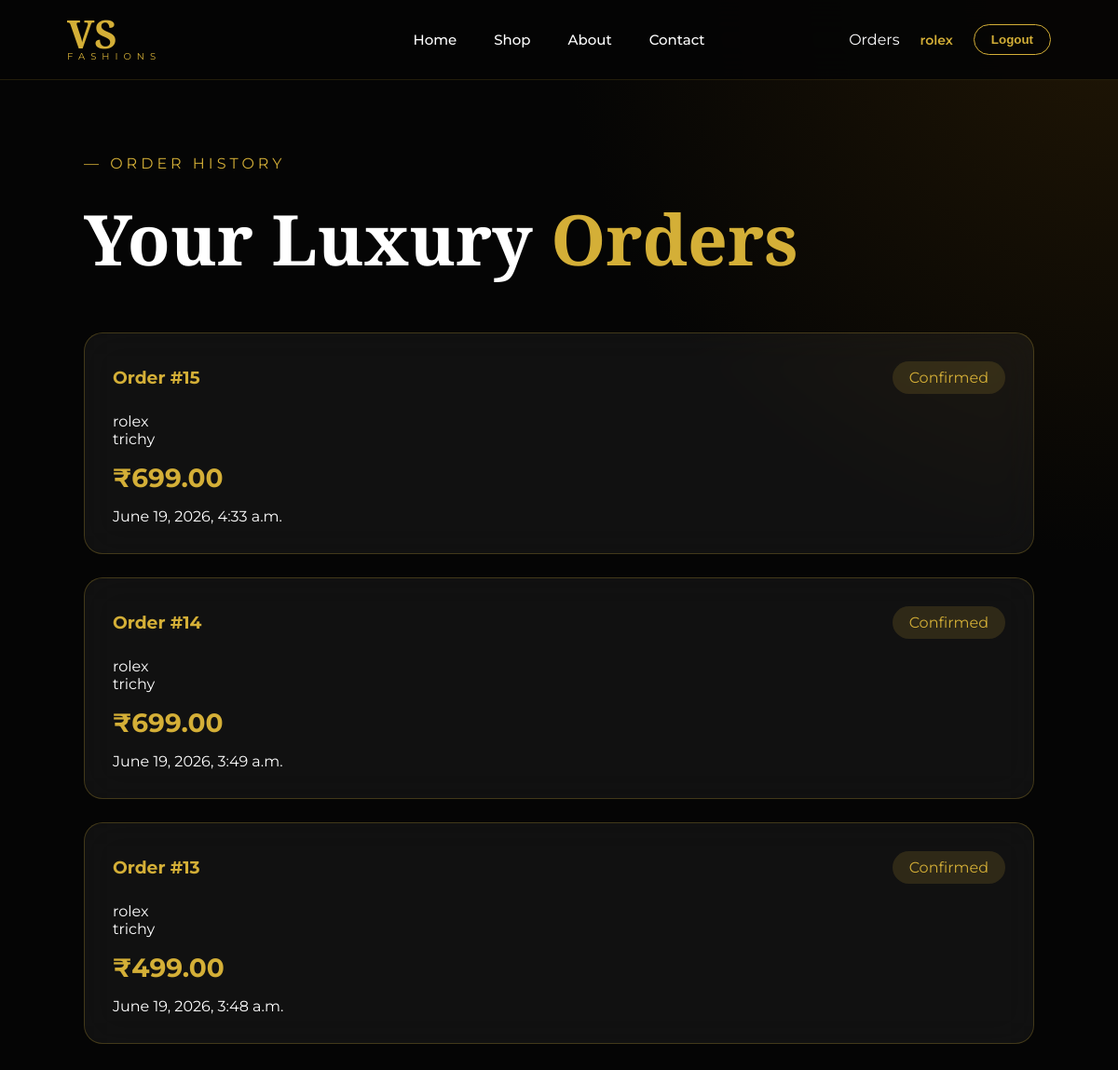
Page /orders/ (signed in) on the committed database.
### Vs/models.py (models this page shows, shortened)
class Order(models.Model):
    user = models.ForeignKey(
        User,
        on_delete=models.CASCADE
    )
    product_name = models.CharField(
        max_length=200,
        default=""
    )
    full_name = models.CharField(
        max_length=100,
        default=""
    )
    phone = models.CharField(
        max_length=15,
        default=""
    )
    email = models.EmailField(
        blank=True,
        default=""
    )
    address = models.TextField(
        default=""
    )
    total_amount = models.DecimalField(
        max_digits=10,
        decimal_places=2,
        default=0
    )
    created_at = models.DateTimeField(
        auto_now_add=True
    )

### Vs/views.py (the view)
# urls.py: path("orders/", views.orders, name="orders"),
@login_required
def orders(request):
    orders = Order.objects.filter(
        user=request.user
    ).order_by("-created_at")
    return render(
        request,
        "orders.html",
        {"orders": orders}
    )

### Vs/templates/orders.html (shortened to what this page needs)
{% extends 'base.html' %}
{% load static %}
{% block extra_css %}
<link rel="stylesheet" href="{% static 'css/orders.css' %}">
{% endblock %}{% block content %}
<section class="orders-section"><p class="tag">
    — ORDER HISTORY
</p>
<h1>
    Your Luxury
    <span>Orders</span>
</h1>
{% for order in orders %}
<div class="order-card">
    <div class="top">
        <h3>
            Order #{{ order.id }}
        </h3>
        <span class="status">
            Confirmed
        </span>
    </div>
    <p>
        {{ order.full_name }}
    </p>
    <p>
        {{ order.address }}
    </p>
    <p class="price">
        ₹{{ order.total_amount }}
    </p>
    <p>
        {{ order.created_at }}
    </p>
</div>
{% endfor %}
</section>{% endblock %}

### Vs/templates/base.html (shortened to what this page needs)
{% load static %}
<!DOCTYPE html>
<html lang="en">
<head>
    <link rel="stylesheet" href="{% static 'css/base.css' %}">
    {% block extra_css %}{% endblock %}
</head>
<body>
<header>
    <div class="logo">
        <a href="/home/">
            <h1>VS</h1>
            <span>FASHIONS</span>
        </a>
    </div>
    <nav>
        <a href="/">Home</a>
        <div class="dropdown">
            <a href="/shop/">Shop</a>
        </div>
        <a href="/about/">About</a>
        <a href="/contact/">Contact</a>
    </nav>
    <div class="right-menu">
        <a href="/orders/">Orders</a>
        {% if user.is_authenticated %}
            <span class="username">{{ user.username }}</span>
            <a href="{% url 'logout' %}">
                <button class="premium-btn">Logout</button>
            </a>
        {% else %}
            <a href="{% url 'login' %}">
                <button class="premium-btn">Login</button>
            </a>
        {% endif %}
    </div>
</header>
<main>
    {% block content %}{% endblock %}
</main>
</body>
</html>

### Vs/static/css/base.css (style rules this page uses)
* { margin:0; padding:0; box-sizing:border-box; }
body { background: radial-gradient(circle at top right,#201605,transparent 35%), #050505; color:white; font-family:'Montserrat',sans-serif; min-height:100vh; }
header { position:sticky; top:0; z-index:1000; display:flex; align-items:center; justify-content:space-between; padding:18px 6%; background:rgba(5,5,5,.92); backdrop-filter:blur(20px); border-bottom:1px solid rgba(212,175,55,.15); position:relative; }
.logo h1 { font-family:'Cormorant Garamond',serif; font-size:42px; color:#d4af37; line-height:36px; }
.logo span { color:#d4af37; font-size:10px; letter-spacing:6px; display:block; }
.logo a { text-decoration:none; }
nav { position:absolute; left:50%; transform:translateX(-50%); display:flex; align-items:center; gap:40px; }
nav a { color:white; text-decoration:none; font-size:15px; font-weight:500; transition:.3s; position:relative; }
nav a::after { content:''; position:absolute; left:0; bottom:-5px; width:0%; height:2px; background:#d4af37; transition:.3s; }
.dropdown { position:relative; }
.right-menu { display:flex; align-items:center; gap:22px; }
.right-menu a { text-decoration:none; color:white; transition:.3s; }
.username { color:#d4af37; font-weight:600; font-size:14px; white-space:nowrap; }
.premium-btn { background:transparent; color:#d4af37; border:1px solid #d4af37; padding:8px 18px; border-radius:25px; font-weight:600; cursor:pointer; transition:.3s; }
main { width:100%; }

### Vs/static/css/orders.css (style rules this page uses)
.orders-section { width:85%; margin:80px auto; }
.tag { color:#d4af37; letter-spacing:4px; }
.orders-section h1 { font-family:'Cormorant Garamond',serif; font-size:75px; margin:20px 0 50px; }
.orders-section h1 span { color:#d4af37; }
.order-card { background:rgba(255,255,255,.05); border:1px solid rgba(212,175,55,.25); backdrop-filter:blur(20px); border-radius:20px; padding:30px; margin-bottom:25px; transition:.4s; }
.top { display:flex; justify-content:space-between; align-items:center; margin-bottom:20px; }
.top h3 { color:#d4af37; }
.status { background:rgba(212,175,55,.15); color:#d4af37; padding:8px 18px; border-radius:30px; }
.price { color:#d4af37; font-size:28px; font-weight:700; margin:15px 0; }

### rows in the picture
Order: id "15", full_name "rolex", address "trichy", total_amount "699.00", created_at "June 19, 2026, 4:33 a.m."
Order: id "14", full_name "rolex", address "trichy", total_amount "699.00", created_at "June 19, 2026, 3:49 a.m."
Order: id "13", full_name "rolex", address "trichy", total_amount "499.00", created_at "June 19, 2026, 3:48 a.m."

### other values in the picture
{{ user.username }} "rolex"
